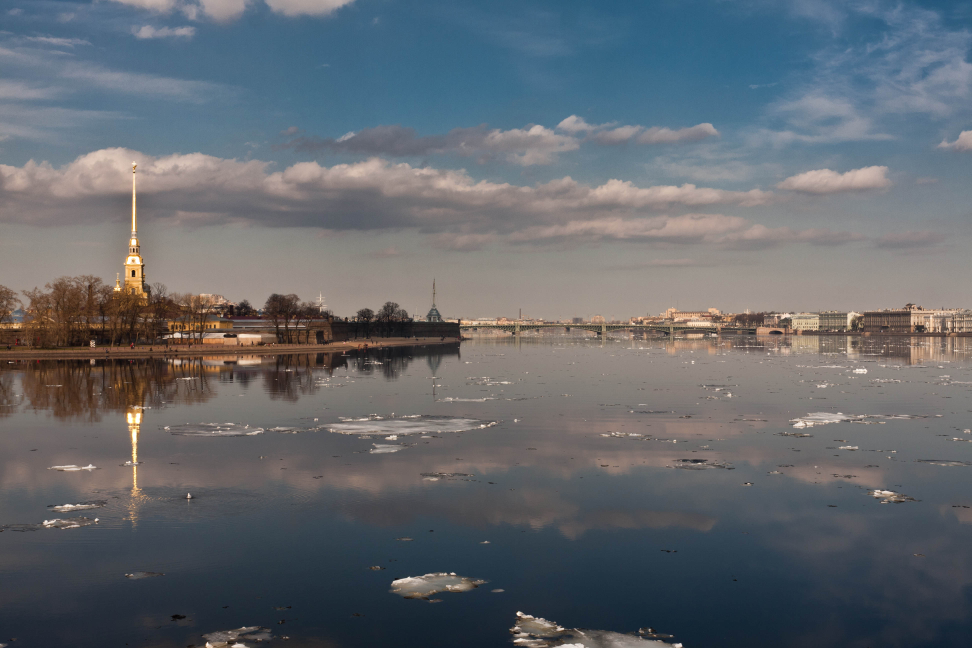
#> input picture Computer-Vision/panorama/image/boat3.jpg, 3888 x 2592 px, given in place of image_Peppers512rgb.png, which was not available (shown at 1/4 size)
$ python 3_fft.py
#> lines starting #> are read from the running program, lines starting #| are printed output that depends on the picture
from matplotlib import pyplot as plt
import cv2
import numpy as np


origin_img = cv2.imread('D:/TestImage/image_Peppers512rgb.png', 0).astype(np.float32) / 255
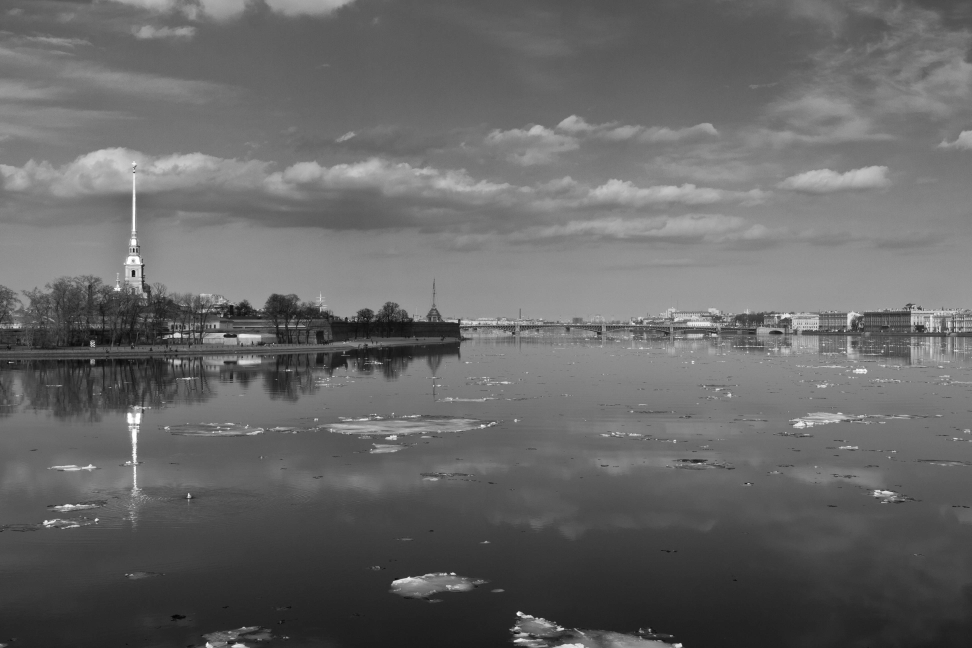
#> origin_img: shape (2592, 3888) float32 (shown at 1/4 size); min 0, max 1, mean 0.405

fft = cv2.dft(origin_img, flags=cv2.DFT_COMPLEX_OUTPUT)
shifted = np.fft.fftshift(fft, axes=[0,1])


print("반지름 값 d ( 0 < d <= 256 ) : ")
d = input()
mask = np.zeros(fft.shape, np.uint8)
#> (the run stopped early here; a loop or call above may not have finished)

$ run again, on Computer-Vision/panorama/image/boat4.jpg
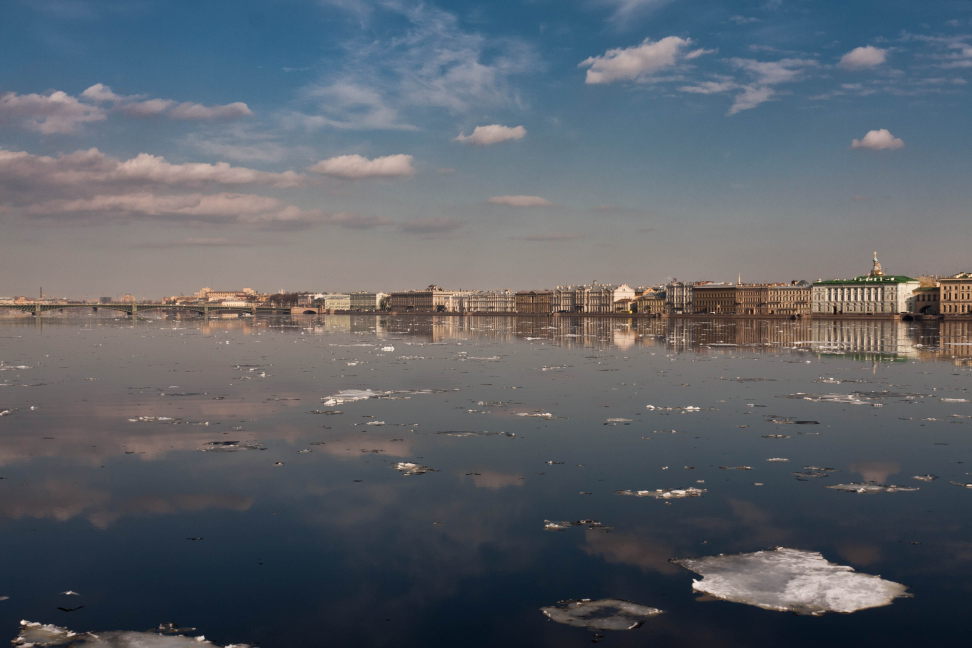
#> input picture Computer-Vision/panorama/image/boat4.jpg, 3888 x 2592 px, given in place of image_Peppers512rgb.png, which was not available (shown at 1/4 size)
#> `origin_img = cv2.imread('D:/TestImage/image_Peppers512rgb.png', 0).ast..`:
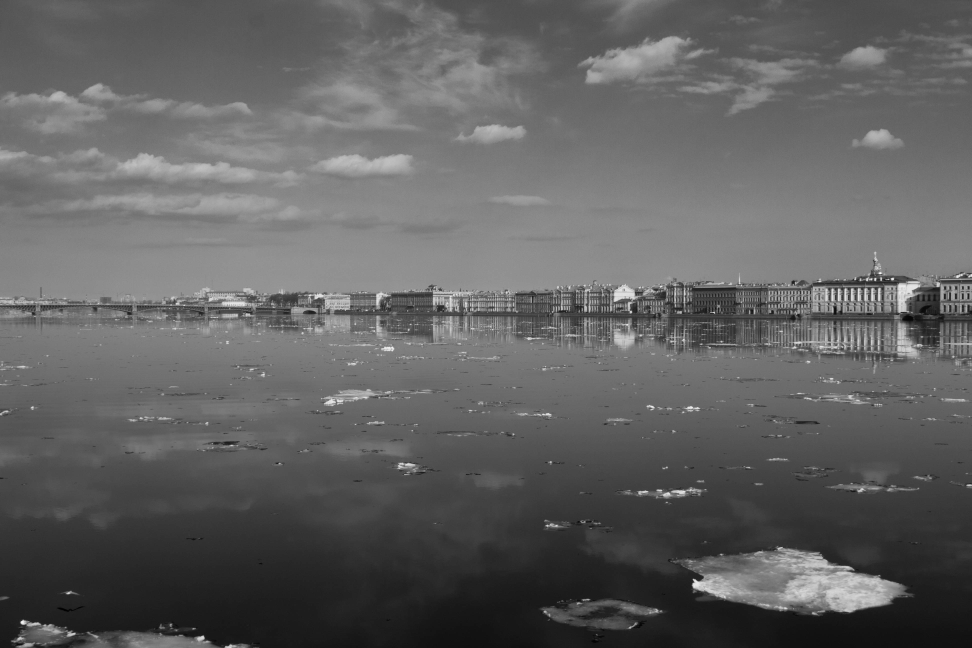
#> origin_img: shape (2592, 3888) float32 (shown at 1/4 size); min 0, max 1, mean 0.381

$ run again, on Computer-Vision/panorama/image/boat5.jpg
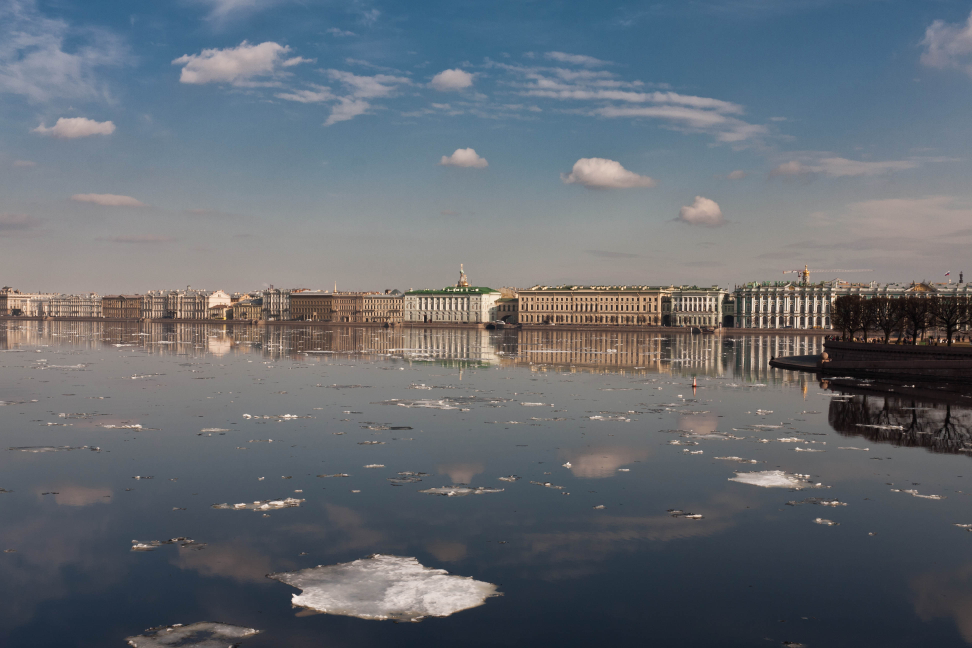
#> input picture Computer-Vision/panorama/image/boat5.jpg, 3888 x 2592 px, given in place of image_Peppers512rgb.png, which was not available (shown at 1/4 size)
#> `origin_img = cv2.imread('D:/TestImage/image_Peppers512rgb.png', 0).ast..`:
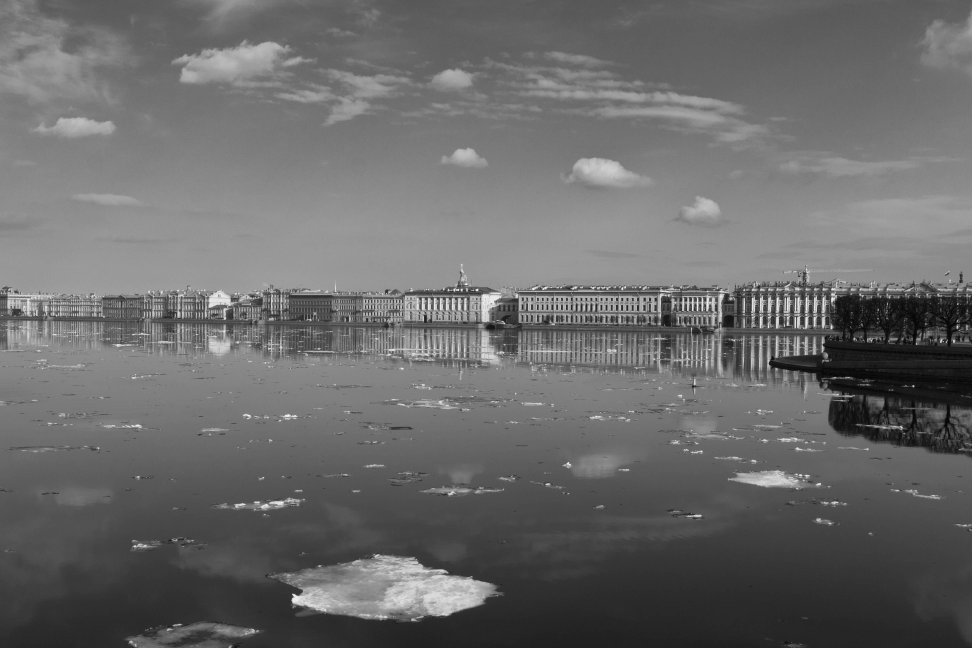
#> origin_img: shape (2592, 3888) float32 (shown at 1/4 size); min 0, max 1, mean 0.415
